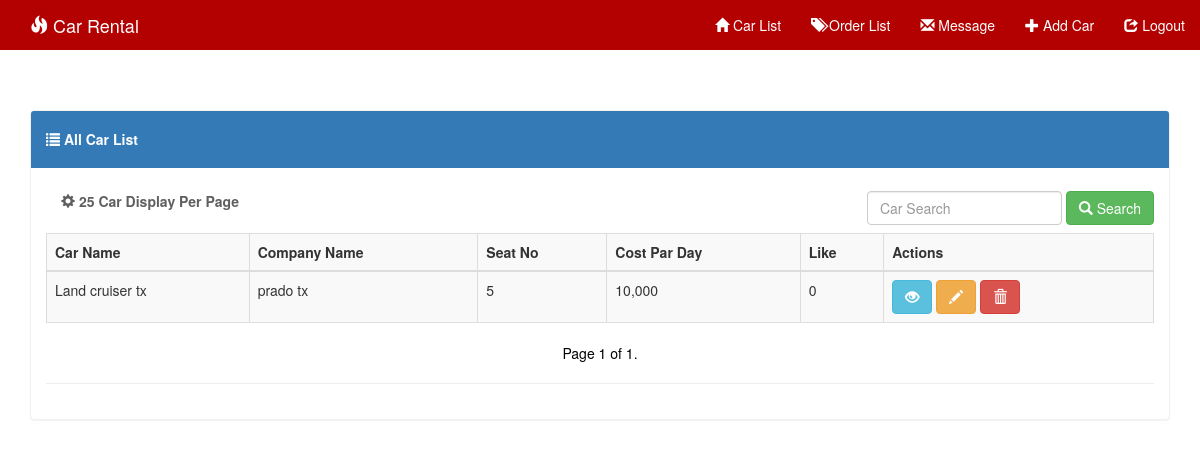
Before: / with the older database file.
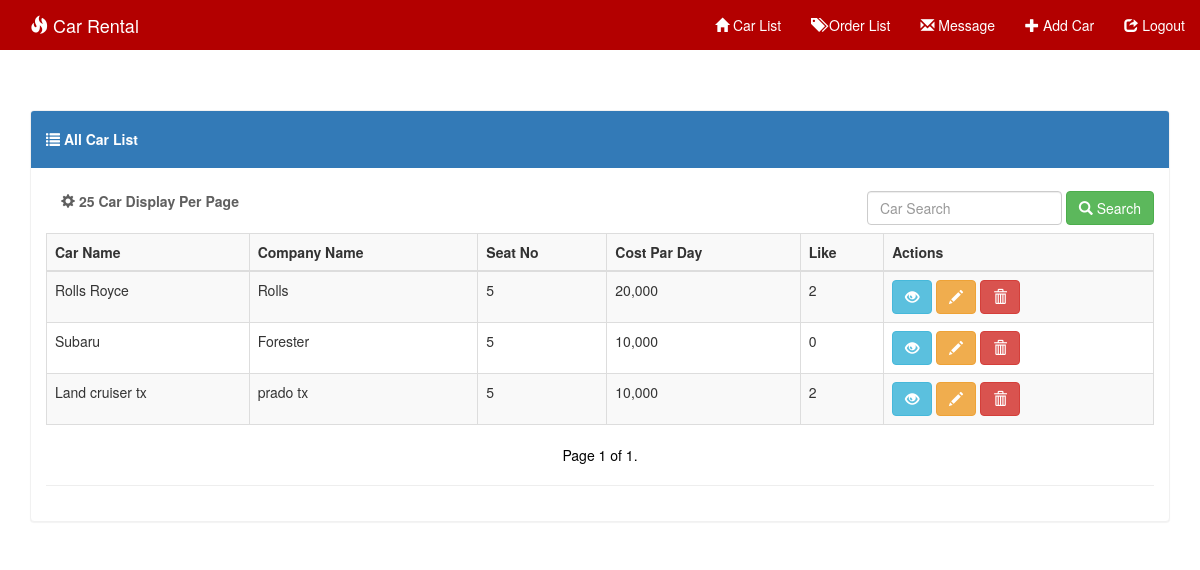
After: the same page with the newer database file.
### system/models.py (models this page shows, shortened)
class Car(models.Model):
    image = models.ImageField(upload_to=uploaded_location,null=True, blank=True, width_field="width_field", height_field="height_field")
    height_field = models.IntegerField(default=0)
    width_field = models.IntegerField(default=0)
    car_name = models.CharField(max_length=100)
    company_name = models.CharField(max_length=100)
    num_of_seats = models.IntegerField()
    cost_par_day = models.CharField(max_length=50)
    content = models.TextField()
    like = models.IntegerField(default=0)

### system/views.py (the view, shortened to what this page needs)
# urls.py: path('', admin_car_list, name='adminIndex'),
def admin_car_list(request):
    car = Car.objects.order_by('-id')
    query = request.GET.get('q')
    paginator = Paginator(car, 12)  # Show 15 contacts per page
    page = request.GET.get('page')
    try:
        car = paginator.page(page)
    except PageNotAnInteger:
        car = paginator.page(1)
    except EmptyPage:
        car = paginator.page(paginator.num_pages)
    context = {
        'car': car,
    }
    return render(request, 'admin_index.html', context)

### templates/admin_index.html (shortened to what this page needs)
{% extends 'base.html' %}
{% block nav %}
    <div class="collapse navbar-collapse" id="myNavbar">
      <ul class="nav navbar-nav navbar-right">
        <li><a href="{% url 'adminIndex' %}"><span class="glyphicon glyphicon-home"></span> Car List</a></li>
        <li><a href="{% url 'order_list' %}"><span class="glyphicon glyphicon-tags"></span> Order List</a></li>
        <li><a href="{% url 'message' %}"><span class="glyphicon glyphicon-envelope"></span> Message</a></li>
          <li><a href="{% url 'car_create' %}"><span class="glyphicon glyphicon-plus"></span> Add Car</a></li>
        <li><a href="{% url 'logout' %}"><span class="glyphicon glyphicon-share"></span> Logout</a></li>
      </ul>
    </div>
{% endblock %}
{% block body %}
<div class='container table-responsive'>
<div class="panel panel-primary">
  <div class="panel-heading"><h5><strong><span class="glyphicon glyphicon-list"></span> All Car List</strong></h5> </div>
    <div class="panel-body">
  <strong class="navbar-form navbar-left" style="color: #5f5f5f;"><span class="glyphicon glyphicon-cog"></span> 25 Car Display Per Page </strong>
      <form method="GET" class="navbar-form navbar-right" role="search">
        <div class="form-group">
          <input type="text" class="form-control" placeholder="Car Search" value="{{request.GET.q}}" name="q">
        </div>
        <button type="submit" class="btn btn-success"><span class="glyphicon glyphicon-search"></span> Search</button>
      </form>
  <table class="table table-bordered table-striped table-hover">
   <tr>
    <td><strong>Car Name</strong></td>
    <td><strong>Company Name</strong></td>
    <td><strong>Seat No</strong></td>
    <td><strong>Cost Par Day</strong></td>
    <td><strong>Like</strong></td>
    <td><strong>Actions</strong></td>
  </tr>
      <tbody>
      {% for ob in car %}
    <tr>
    <td>{{ob.car_name}}</td>
    <td>{{ob.company_name}}</td>
    <td>{{ob.num_of_seats}}</td>
    <td>{{ob.cost_par_day}}</td>
    <td>{{ob.like}}</td>
    <td>
         <a href="{% url 'car_detail' ob.id %}"><button type="button" class="btn btn-info"><span class="glyphicon glyphicon-eye-open"></span></button></a>
         <a href="{% url 'car_edit' ob.id %}"><button type="button" class="btn btn-warning"><span class="glyphicon glyphicon-pencil"></span></button></a>
         <a href="{% url 'car_delete' ob.id %}"><button type="button" class="btn btn-danger" onclick="return getConfirmation()"><span class="glyphicon glyphicon-trash"></span></button></a>
    </td>
    </tr>
    {% endfor %}
</tbody>
  </table>
<nav>
  <ul class="pager">
      <li class="previous" style="color: black !important;">
          Page {{ car.number }} of {{ car.paginator.num_pages }}.
    </li>
  </ul>
</nav>
        <hr>
</div>
</div>
</div>
{% endblock %}

### templates/base.html (shortened to what this page needs)
{% load static %}
<!doctype html>
<html lang="en">
<head>
    <link rel="stylesheet" href="{% static 'css/bootstrap.min.css' %}">
    <link rel="stylesheet" href="{% static 'css/style.css' %}">
<body>
<nav class="navbar navbar-custom navbar-fixed-top">
  <div class="container">
    <div class="navbar-header">
      <div class="navbar-brand"><span class="glyphicon glyphicon-fire"></span> Car Rental</div>
    </div>
      <div class="collapse navbar-collapse" id="myNavbar">
      <ul class="nav navbar-nav navbar-right">
         <li>
{% block nav %}{% endblock %}
      </ul>
    </div>
  </div>
</nav>
{% block body %}{% endblock %}
</body>
</html>

### static/css/style.css (style rules this page uses)
body { background:url('../images/'); }
.navbar { margin-bottom: 35px !important; background-color: red; z-index: 9999; border: 0; font-size: 14px !important; line-height: 1.42857143 !important; border-radius: 0; }
.navbar li a, .navbar .navbar-brand { color: #fff !important; }
.navbar-custom { background-color: #b30000 !important; }
.navbar-fixed-top { position: relative!important; }
.panel { margin-top:25px; }
.panel-primary { border-color: #f1f1f1 !important; }

Changed rows visible on the page:
added Car: car_name "Rolls Royce", company_name "Rolls", num_of_seats "5", cost_par_day "20,000", like "2"
added Car: car_name "Subaru", company_name "Forester", num_of_seats "5", cost_par_day "10,000", like "0"
changed Car "Land cruiser tx": like "0" → "2"
